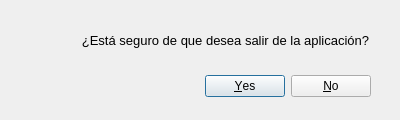
<?xml version="1.0" encoding="UTF-8"?>
<ui version="4.0">
 <class>venSalir</class>
 <widget class="QDialog" name="venSalir">
  <property name="windowModality">
   <enum>Qt::WindowModal</enum>
  </property>
  <property name="geometry">
   <rect>
    <x>0</x>
    <y>0</y>
    <width>400</width>
    <height>120</height>
   </rect>
  </property>
  <property name="windowTitle">
   <string>Dialog</string>
  </property>
  <widget class="QDialogButtonBox" name="buttonBox">
   <property name="geometry">
    <rect>
     <x>30</x>
     <y>70</y>
     <width>341</width>
     <height>32</height>
    </rect>
   </property>
   <property name="orientation">
    <enum>Qt::Horizontal</enum>
   </property>
   <property name="standardButtons">
    <set>QDialogButtonBox::No|QDialogButtonBox::Yes</set>
   </property>
  </widget>
  <widget class="QLabel" name="lblMensajeSalir">
   <property name="geometry">
    <rect>
     <x>80</x>
     <y>30</y>
     <width>291</width>
     <height>20</height>
    </rect>
   </property>
   <property name="font">
    <font>
     <family>Tahoma</family>
     <pointsize>10</pointsize>
    </font>
   </property>
   <property name="text">
    <string>¿Está seguro de que desea salir de la aplicación?</string>
   </property>
   <property name="alignment">
    <set>Qt::AlignCenter</set>
   </property>
  </widget>
  <widget class="QLabel" name="lblImgSalir">
   <property name="geometry">
    <rect>
     <x>30</x>
     <y>10</y>
     <width>51</width>
     <height>51</height>
    </rect>
   </property>
   <property name="text">
    <string/>
   </property>
   <property name="pixmap">
    <pixmap>img/aviso.png</pixmap>
   </property>
  </widget>
 </widget>
 <resources>
  <include location="rc_aviso.qrc"/>
 </resources>
 <connections>
  <connection>
   <sender>buttonBox</sender>
   <signal>accepted()</signal>
   <receiver>venSalir</receiver>
   <slot>accept()</slot>
   <hints>
    <hint type="sourcelabel">
     <x>248</x>
     <y>254</y>
    </hint>
    <hint type="destinationlabel">
     <x>157</x>
     <y>274</y>
    </hint>
   </hints>
  </connection>
  <connection>
   <sender>buttonBox</sender>
   <signal>rejected()</signal>
   <receiver>venSalir</receiver>
   <slot>reject()</slot>
   <hints>
    <hint type="sourcelabel">
     <x>316</x>
     <y>260</y>
    </hint>
    <hint type="destinationlabel">
     <x>286</x>
     <y>274</y>
    </hint>
   </hints>
  </connection>
 </connections>
</ui>
